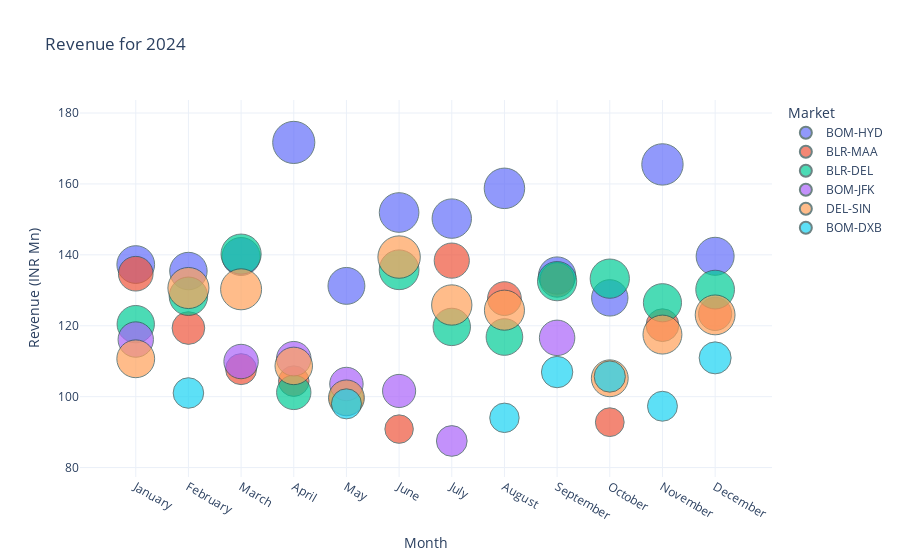

Notebook cell for this chart:
### Code cell
def top_market_year(year):
    ask_data=Ask_data(year)
    top_markets=ask_data.groupby(["Month_Name"]).head(5).reset_index(drop=True)

    fig=px.scatter(top_markets, x="Month_Name", y="Revenue (INR Mn)",
                color="Market", 
                title=f"Revenue for {year}",
                    size="ASK (Mn km)",
                    size_max=30
                )
    fig.update_traces(marker=dict(line=dict(width=1, color='DarkSlateGrey')))
    fig.update_layout(
        xaxis_title="Month",
        yaxis_title="Revenue (INR Mn)",
        legend_title="Market",
        template="plotly_white"
    )

    return fig.show()   
top_market_year(2024)

### Figure 1 — Plotly figure (JSON) as saved in the notebook; plotly's stock layout.template omitted (floating-point values rounded to 4 significant figures)
{"data": [{"hovertemplate": "Market=BOM-HYD<br>Month_Name=%{x}<br>Revenue (INR Mn)=%{y}<br>ASK (Mn km)=%{marker.size}<extra></extra>", "legendgroup": "BOM-HYD", "marker": {"color": "#636efa", "line": {"color": "DarkSlateGrey", "width": 1}, "size": [32.42, 31.96, 32.93, 40.5, 31.0, 35.81, 35.4, 37.4, 31.64, 30.18, 39.0, 32.92], "sizemode": "area", "sizeref": 0.04559, "symbol": "circle"}, "mode": "markers", "name": "BOM-HYD", "orientation": "v", "showlegend": true, "type": "scatter", "x": ["January", "February", "March", "April", "May", "June", "July", "August", "September", "October", "November", "December"], "xaxis": "x", "y": [137.3, 135.4, 139.5, 171.7, 131.2, 151.9, 150.2, 158.8, 134.2, 127.9, 165.5, 139.6], "yaxis": "y"}, {"hovertemplate": "Market=BLR-MAA<br>Month_Name=%{x}<br>Revenue (INR Mn)=%{y}<br>ASK (Mn km)=%{marker.size}<extra></extra>", "legendgroup": "BLR-MAA", "marker": {"color": "#EF553B", "line": {"color": "DarkSlateGrey", "width": 1}, "size": [27.42, 24.3, 21.94, 21.25, 18.5, 28.17, 25.99, 27.06, 18.89, 24.46, 25.11], "sizemode": "area", "sizeref": 0.04559, "symbol": "circle"}, "mode": "markers", "name": "BLR-MAA", "orientation": "v", "showlegend": true, "type": "scatter", "x": ["January", "February", "March", "April", "June", "July", "August", "September", "October", "November", "December"], "xaxis": "x", "y": [134.7, 119.3, 107.8, 104.4, 90.85, 138.4, 127.7, 132.9, 92.8, 120.2, 123.3], "yaxis": "y"}, {"hovertemplate": "Market=BLR-DEL<br>Month_Name=%{x}<br>Revenue (INR Mn)=%{y}<br>ASK (Mn km)=%{marker.size}<extra></extra>", "legendgroup": "BLR-DEL", "marker": {"color": "#00cc96", "line": {"color": "DarkSlateGrey", "width": 1}, "size": [31.78, 33.67, 36.73, 26.91, 26.46, 36.01, 31.87, 30.59, 35.11, 35.12, 33.2, 34.17], "sizemode": "area", "sizeref": 0.04559, "symbol": "circle"}, "mode": "markers", "name": "BLR-DEL", "orientation": "v", "showlegend": true, "type": "scatter", "x": ["January", "February", "March", "April", "May", "June", "July", "August", "September", "October", "November", "December"], "xaxis": "x", "y": [120.4, 128.3, 140.2, 101.2, 99.6, 135.8, 119.7, 116.8, 132.6, 133.3, 126.5, 130.2], "yaxis": "y"}, {"hovertemplate": "Market=BOM-JFK<br>Month_Name=%{x}<br>Revenue (INR Mn)=%{y}<br>ASK (Mn km)=%{marker.size}<extra></extra>", "legendgroup": "BOM-JFK", "marker": {"color": "#ab63fa", "line": {"color": "DarkSlateGrey", "width": 1}, "size": [28.55, 27.03, 27.22, 25.47, 24.99, 21.52, 28.67], "sizemode": "area", "sizeref": 0.04559, "symbol": "circle"}, "mode": "markers", "name": "BOM-JFK", "orientation": "v", "showlegend": true, "type": "scatter", "x": ["January", "March", "April", "May", "June", "July", "September"], "xaxis": "x", "y": [116.1, 109.9, 110.7, 103.6, 101.6, 87.5, 116.6], "yaxis": "y"}, {"hovertemplate": "Market=DEL-SIN<br>Month_Name=%{x}<br>Revenue (INR Mn)=%{y}<br>ASK (Mn km)=%{marker.size}<extra></extra>", "legendgroup": "DEL-SIN", "marker": {"color": "#FFA15A", "line": {"color": "DarkSlateGrey", "width": 1}, "size": [32.62, 38.47, 38.34, 32.05, 29.38, 41.03, 37.07, 36.62, 30.97, 34.58, 36.19], "sizemode": "area", "sizeref": 0.04559, "symbol": "circle"}, "mode": "markers", "name": "DEL-SIN", "orientation": "v", "showlegend": true, "type": "scatter", "x": ["January", "February", "March", "April", "May", "June", "July", "August", "October", "November", "December"], "xaxis": "x", "y": [110.7, 130.6, 130.3, 108.7, 99.65, 139.4, 125.8, 124.4, 105.2, 117.5, 123.1], "yaxis": "y"}, {"hovertemplate": "Market=BOM-DXB<br>Month_Name=%{x}<br>Revenue (INR Mn)=%{y}<br>ASK (Mn km)=%{marker.size}<extra></extra>", "legendgroup": "BOM-DXB", "marker": {"color": "#19d3f3", "line": {"color": "DarkSlateGrey", "width": 1}, "size": [21.25, 20.6, 19.77, 22.49, 22.22, 20.46, 23.33], "sizemode": "area", "sizeref": 0.04559, "symbol": "circle"}, "mode": "markers", "name": "BOM-DXB", "orientation": "v", "showlegend": true, "type": "scatter", "x": ["February", "May", "August", "September", "October", "November", "December"], "xaxis": "x", "y": [101.0, 97.97, 94.03, 106.9, 105.7, 97.3, 110.9], "yaxis": "y"}], "layout": {"legend": {"itemsizing": "constant", "title": {"text": "Market"}, "tracegroupgap": 0}, "title": {"text": "Revenue for 2024"}, "xaxis": {"anchor": "y", "domain": [0, 1], "title": {"text": "Month"}}, "yaxis": {"anchor": "x", "domain": [0, 1], "title": {"text": "Revenue (INR Mn)"}}}}
